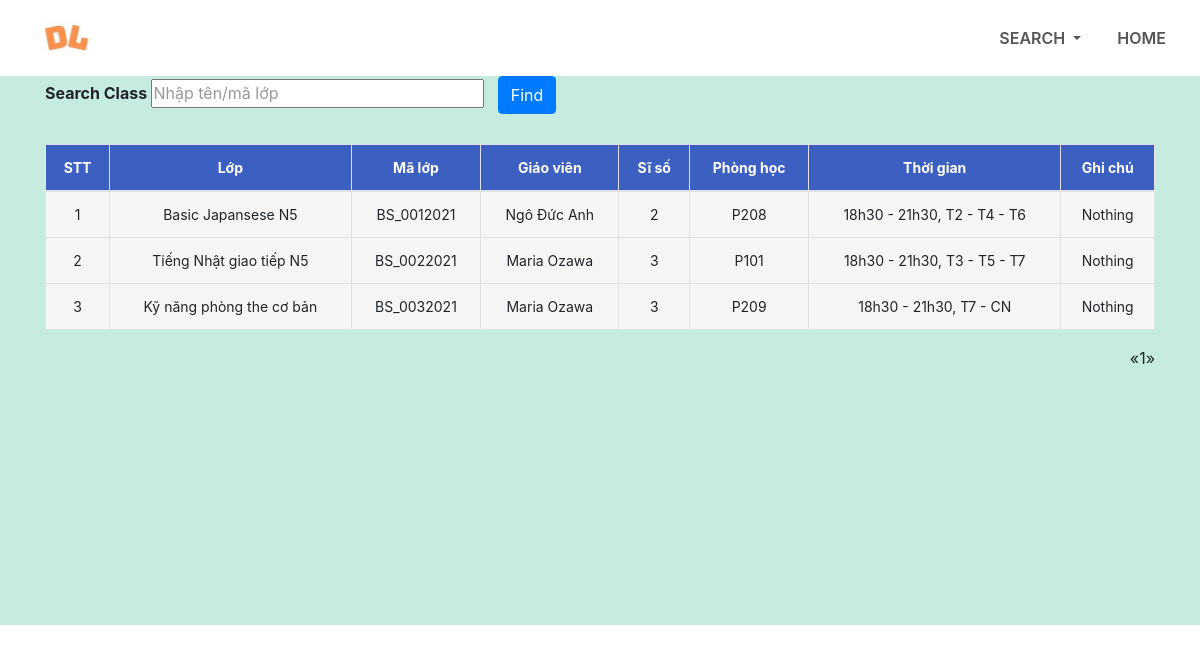
The app's page /search/search_class, older data.
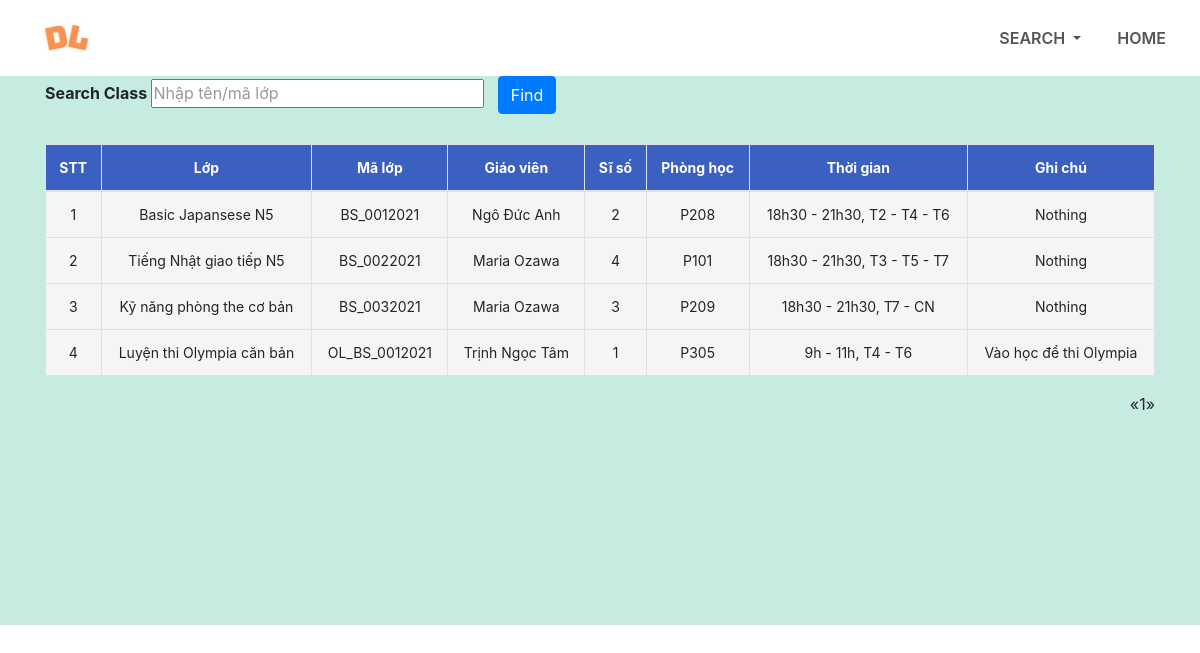
The same page, newer data.
### home/models.py (models this page shows, shortened)
class CourseList(models.Model):
    courseID = models.CharField(max_length=20, primary_key=True)
    courseName = models.CharField(max_length=100, null=True, default=None)
    manageTeacher = models.ForeignKey(Teachers, null=True, on_delete=models.SET_NULL)
    studentNumber = models.IntegerField(default=0)
    level = models.CharField(max_length=10)
    tuitionFeesByVND = models.IntegerField()
    schedule = models.CharField(max_length=50)
    courseLengthByMonth = models.IntegerField(default=0)
    beginDate = models.DateTimeField(auto_now_add=True)
    note = models.CharField(max_length=200, null=True, blank=True, default=None)
    studyRoom = models.CharField(max_length=200, null=True)

class Teachers(models.Model):
    user = models.OneToOneField(User, on_delete=models.CASCADE)
    teacherID = models.CharField(max_length=10, primary_key=True, default=None)
    teacherName = models.CharField(max_length=200, null=True)
    teacherDOB = models.DateField(null=True, default=None)
    teacherGender = models.CharField(max_length=6, null=True)
    phoneNumber = models.CharField(max_length=200, null=True)
    teacherEmail = models.CharField(max_length=200, null=True)

### home/views.py (the view, shortened to what this page needs)
# urls.py: path('search/search_class', views.SearchClass.as_view(), name='searchClass'),
class SearchClass(View):
    def get(self, request):
        course_data = CourseList.objects.all().order_by('courseID')
        for c in course_data:
            c.students_set
            c.studentNumber = c.students_set.count()
            c.save()
        data_paginator = Paginator(course_data, 6)
        page = request.GET.get('page', 1)
        try:
            page_data = data_paginator.page(page)
        except PageNotAnInteger:
            page_data = data_paginator.page(1)
        except EmptyPage:
            page_data = data_paginator.page(data_paginator.num_pages)
        return render(request, 'searchClass.html', {'courseData': page_data})

### home/templates/searchClass.html (shortened to what this page needs)
{% load static %}
<!DOCTYPE html>
<html>
<head>
    <link rel="stylesheet" type = "text/css" href="{% static 'css/style.css' %}">
    <link rel="stylesheet" href="https://stackpath.bootstrapcdn.com/bootstrap/4.1.3/css/bootstrap.min.css">
    <link rel="stylesheet" href= "https://stackpath.bootstrapcdn.com/font-awesome/4.7.0/css/font-awesome.min.css">
</head>
<body>
<section id="nav-bar">
<nav class="navbar navbar-expand-lg navbar-light">
    <a class="navbar-brand" href="{% url 'home:home_page' %}"><img src="{% static 'images/logo.jpg' %}"></a>
    <div class="collapse navbar-collapse" id="navbarNav">
      <ul class="navbar-nav ml-auto">
        <li class="nav-item dropdown">
            <a class="nav-link dropdown-toggle" href="#" id="navbarDropdown" role="button" data-toggle="dropdown" aria-haspopup="true" aria-expanded="false">
              SEARCH
            </a>
        </li>
        <li class="nav-item">
          <a class="nav-link" href="{% url 'home:home_page' %}">HOME</a>
        </li>
      </ul>
    </div>
</nav>
</section>
<section id="search">
    <div class="container">
        <form action="" method="POST">
            <div class="search-input">
                Search Class
                <input type="text" name="searchClass" id="search1" class="searching" placeholder="Nhập tên/mã lớp">
                <button type="submit" name="find" class="btn btn-primary">Find</button>
            </div>
        </form>
        <table class="table table-bordered">
            <thread>
                <tr>
                    <th>STT</th>
                    <th>Lớp</th>
                    <th>Mã lớp</th>
                    <th>Giáo viên</th>
                    <th>Sĩ số</th>
                    <th>Phòng học</th>
                    <th>Thời gian</th>
                    <th>Ghi chú</th>
                </tr>
            </thread>
            <tbody>
                {% for data in courseData %}
                    <tr>
                        <td>{{ forloop.counter }}</td>
                        <td>{{data.courseName}}</td>
                        <td>{{data.courseID}}</td>
                        <td>{{data.manageTeacher.teacherName}}</td>
                        <td>{{data.studentNumber}}</td>
                        <td>{{data.studyRoom}}</td>
                        <td>{{data.schedule}}</td>
                        <td>
                            {% if data.note %}
                                {{data.note}}
                            {% else %}
                                {{"Nothing"}}
                            {% endif %}
                        </td>
                    </tr>
                {% endfor %}
            </tbody>
        </table>
        <nav aria-label="Page navigation example">
            <ul class="pagination pull-right">
                {% if courseData.has_previous %}
                    <li><a href="?page={{ courseData.previous_page_number }}">&laquo;</a></li>
                {% else %}
                    <li class="disabled"><span>&laquo;</span></li>
                {% endif %}
                {% for i in courseData.paginator.page_range %}
                    {% if i > courseData.number|add:"-3" %}
                        {% if i < courseData.number|add:"3" %}
                            {% if courseData.number == i %}
                                <li class="active"><span>{{ i }} <span class="sr-only">(current)</span></span></li>
                            {% else %}
                                <li><a href="?page={{ i }}">{{ i }}</a></li>
                            {% endif %}
                        {% endif %}
                    {% endif %}
                {% endfor %}
                {% if courseData.has_next %}
                    <li><a href="?page={{ courseData.next_page_number }}">&raquo;</a></li>
                {% else %}
                    <li class="disabled"><span>&raquo;</span></li>
                {% endif %}
            </ul>
        </nav>
    </div>
</section>
</body>
</html>

Row changes from the older to the newer data that the page shows:
changed CourseList "Tiếng Nhật giao tiếp N5": studentNumber "3" → "4"
added CourseList: courseName "Luyện thi Olympia căn bản", courseID "OL_BS_0012021", manageTeacher.teacherName "Trịnh Ngọc Tâm", studentNumber "1", studyRoom "P305", schedule "9h - 11h, T4 - T6", note "Vào học để thi Olympia"
